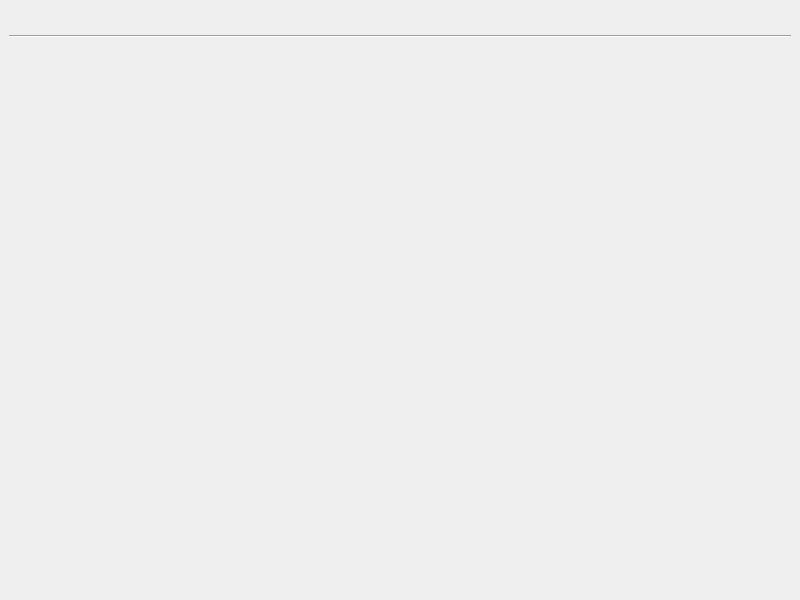
<?xml version="1.0" encoding="UTF-8"?>
<ui version="4.0">
 <class>MainWindow</class>
 <widget class="QMainWindow" name="MainWindow">
  <property name="geometry">
   <rect>
    <x>0</x>
    <y>0</y>
    <width>800</width>
    <height>600</height>
   </rect>
  </property>
  <property name="windowTitle">
   <string>MainWindow</string>
  </property>
  <widget class="QWidget" name="MainW">
   <layout class="QVBoxLayout" name="verticalLayout">
    <property name="spacing">
     <number>0</number>
    </property>
    <property name="leftMargin">
     <number>0</number>
    </property>
    <property name="topMargin">
     <number>0</number>
    </property>
    <property name="rightMargin">
     <number>0</number>
    </property>
    <property name="bottomMargin">
     <number>0</number>
    </property>
    <item>
     <widget class="QWidget" name="widget" native="true">
      <layout class="QVBoxLayout" name="verticalLayout_2">
       <item>
        <widget class="QWidget" name="top" native="true">
         <property name="sizePolicy">
          <sizepolicy hsizetype="Preferred" vsizetype="Fixed">
           <horstretch>0</horstretch>
           <verstretch>0</verstretch>
          </sizepolicy>
         </property>
         <layout class="QHBoxLayout" name="horizontalLayout">
          <property name="spacing">
           <number>20</number>
          </property>
          <property name="leftMargin">
           <number>0</number>
          </property>
          <property name="topMargin">
           <number>0</number>
          </property>
          <property name="rightMargin">
           <number>0</number>
          </property>
          <property name="bottomMargin">
           <number>0</number>
          </property>
          <item>
           <widget class="home" name="home_btn" native="true"/>
          </item>
          <item>
           <spacer name="horizontalSpacer">
            <property name="orientation">
             <enum>Qt::Horizontal</enum>
            </property>
            <property name="sizeHint" stdset="0">
             <size>
              <width>40</width>
              <height>20</height>
             </size>
            </property>
           </spacer>
          </item>
          <item>
           <widget class="ss" name="ss_btn" native="true"/>
          </item>
          <item>
           <widget class="live" name="live_btn" native="true"/>
          </item>
          <item>
           <widget class="sz" name="sz_btn" native="true">
            <property name="sizePolicy">
             <sizepolicy hsizetype="Fixed" vsizetype="Preferred">
              <horstretch>0</horstretch>
              <verstretch>0</verstretch>
             </sizepolicy>
            </property>
            <property name="layoutDirection">
             <enum>Qt::LeftToRight</enum>
            </property>
            <property name="styleSheet">
             <string notr="true"/>
            </property>
           </widget>
          </item>
         </layout>
         <zorder>horizontalSpacer</zorder>
         <zorder>sz_btn</zorder>
         <zorder>live_btn</zorder>
         <zorder>ss_btn</zorder>
         <zorder>home_btn</zorder>
        </widget>
       </item>
       <item>
        <widget class="Line" name="line">
         <property name="orientation">
          <enum>Qt::Horizontal</enum>
         </property>
        </widget>
       </item>
       <item>
        <widget class="QWidget" name="home_and_category" native="true"/>
       </item>
      </layout>
     </widget>
    </item>
   </layout>
  </widget>
 </widget>
 <customwidgets>
  <customwidget>
   <class>sz</class>
   <extends>QWidget</extends>
   <header>ui/widgets/sz.h</header>
   <container>1</container>
  </customwidget>
  <customwidget>
   <class>live</class>
   <extends>QWidget</extends>
   <header>ui/widgets/live.h</header>
   <container>1</container>
  </customwidget>
  <customwidget>
   <class>ss</class>
   <extends>QWidget</extends>
   <header>ui/widgets/ss.h</header>
   <container>1</container>
  </customwidget>
  <customwidget>
   <class>home</class>
   <extends>QWidget</extends>
   <header>ui/widgets/home.h</header>
   <container>1</container>
  </customwidget>
 </customwidgets>
 <resources/>
 <connections/>
</ui>
